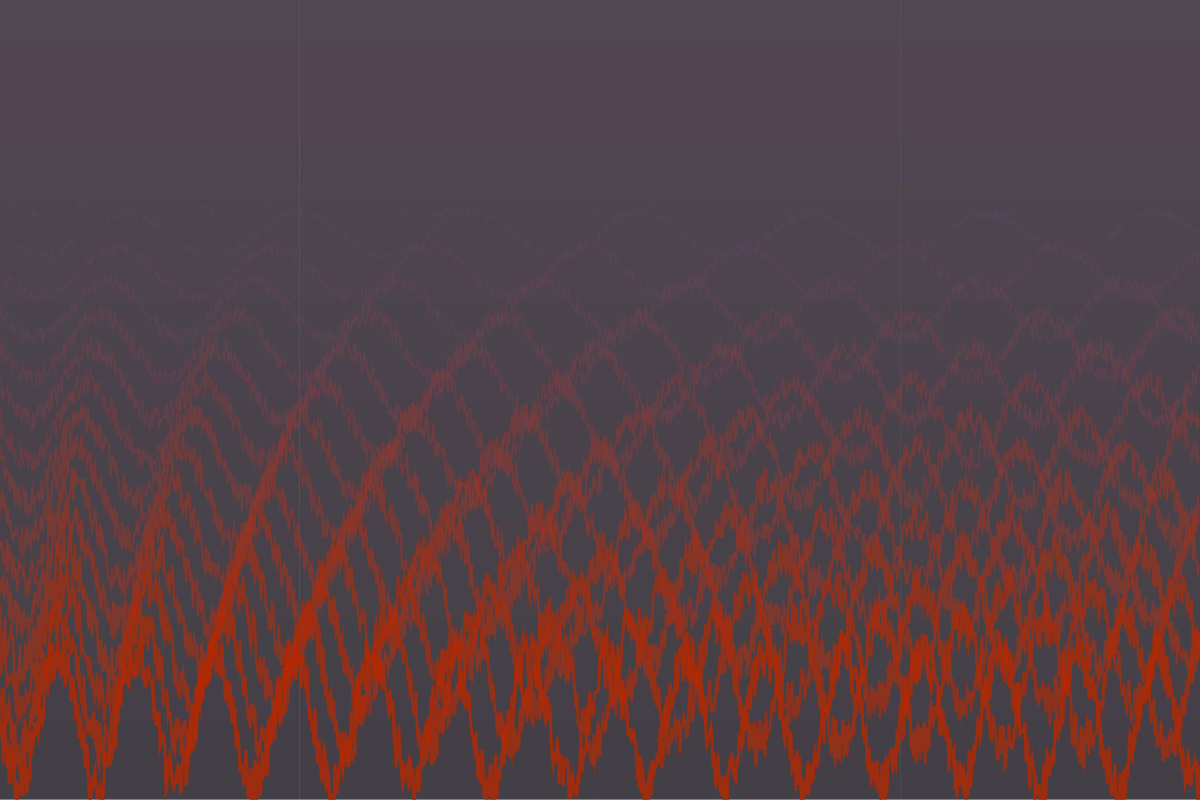
Frame 1 (no input)
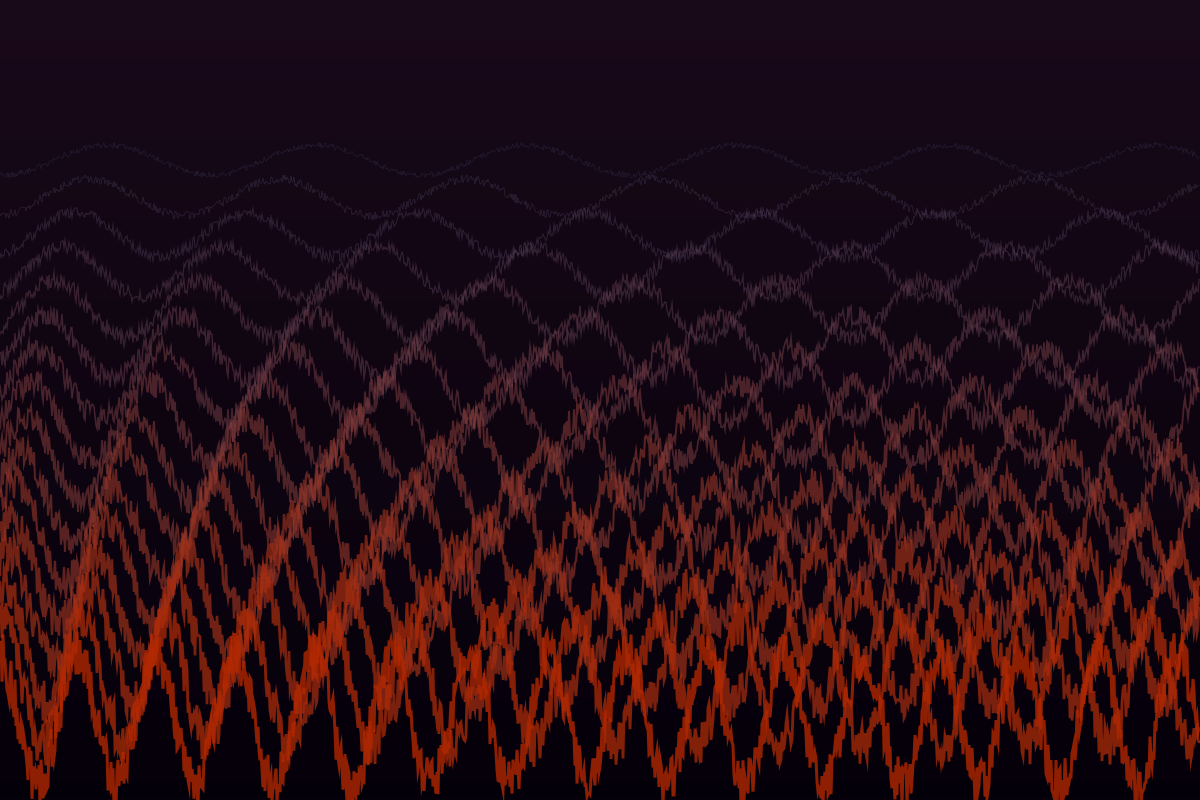
Frame 60 (no input)
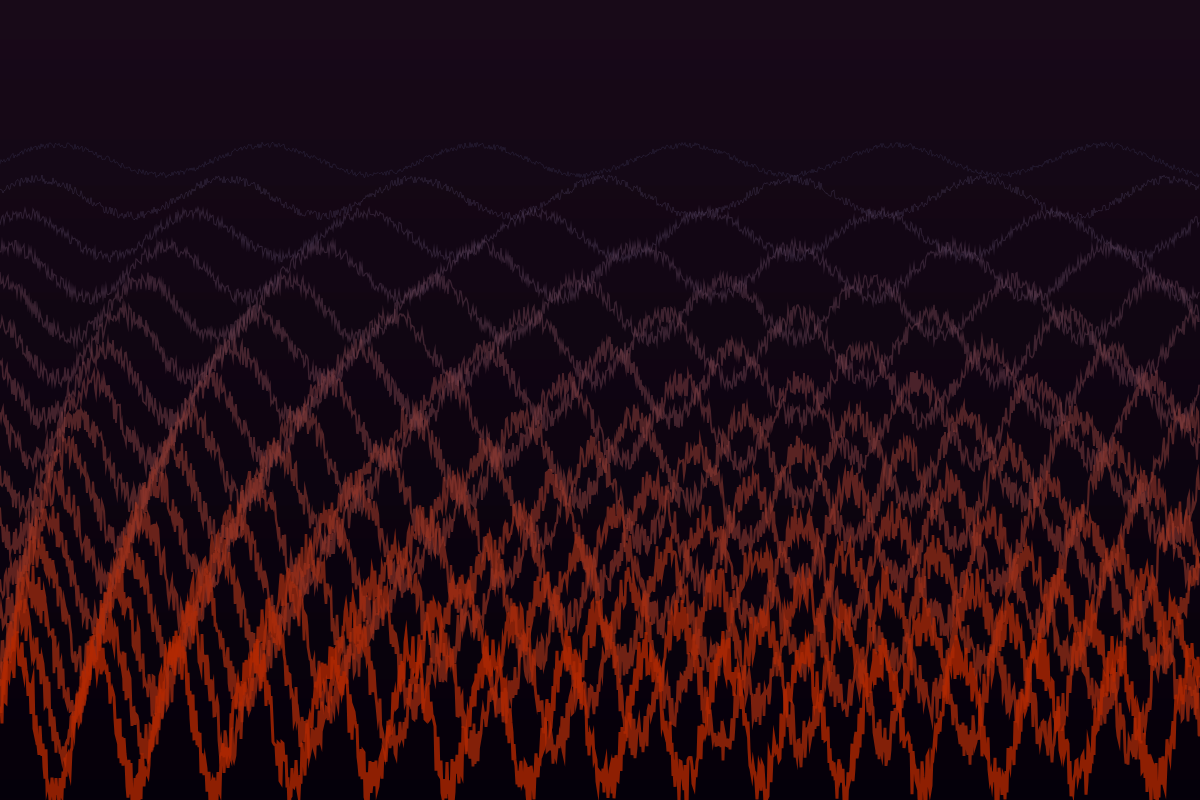
Frame 120 (the mouse pressed at the canvas centre since frame 60)

The p5.js sketch that drew these frames (run headless with seeded random() and noise() and a simulated clock; from frame 60 on, the mouse is pressed at the canvas centre):

// p5.js sketch
// ── sketch.js
let waves = [];

function setup() {
  createCanvas(1200, 800);

  for (let i = 0; i < 16; i++) {
    let index = i;
    let waveProps = {
      baseAmplitude: map(index, 0, 15, 15, 65),
      spikeAmplitude: map(index, 0, 15, 3, 25),
      frequency: map(index, 0, 15, 0.03, 0.08),
      speed: map(index, 0, 15, 0.025, 0.08),
      yOffset: map(index, 0, 15, height * 0.2, height * 0.9),
      strokeWeight: map(index, 0, 15, 0.7, 3),
      alpha: map(index, 0, 15, 80, 200),
    };

    let redVal = map(index, 0, 15, 80, 180);
    let greenVal = map(index, 0, 15, 80, 40);
    let blueVal = map(index, 0, 15, 120, 0);
    waveProps.color = color(redVal, greenVal, blueVal, waveProps.alpha);

    waves.push(waveProps);
  }
}

function draw() {
  for (let y = 0; y < height; y++) {
    let inter = map(y, 0, height, 0, 1);
    let c1 = color(25, 10, 25);
    let c2 = color(5, 0, 10);
    let c = lerpColor(c1, c2, inter);
    stroke(c);
    line(0, y, width, y);
  }

  for (let i = 0; i < waves.length; i++) {
    let wave = waves[i];
    noFill();
    stroke(wave.color);
    strokeWeight(wave.strokeWeight);

    beginShape();
    for (let x = 0; x < width; x++) {
      let sineVal = sin(x * wave.frequency + frameCount * wave.speed) * wave.baseAmplitude;
      let spikeVal = random(-wave.spikeAmplitude, wave.spikeAmplitude);
      let y = wave.yOffset + sineVal + spikeVal;
      vertex(x, y);
    }
    endShape();
  }
}
